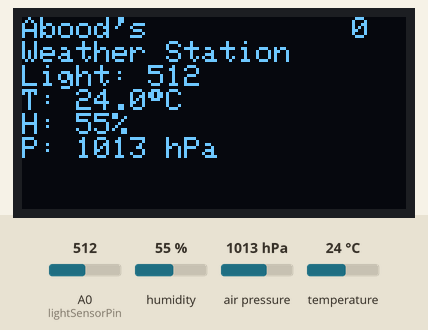
This program was run on a simulated ESP8266 (NodeMCU). Shown: 128×64 one-colour display. The inputs (shaded band) are chosen by the test bench; at power-on: humidity 55 %, A0 (lightSensorPin) = 512, air pressure 1013 hPa, temperature 24 °C. WiFi joins after 1.5 s; servers stay silent unless stated; the local clock reads 2024-03-15 10:24:30 at power-on unless the program sets it; no MQTT or app messages arrive unless stated; what the program prints to the serial monitor is not drawn.

Above: at 4.8 s.
4.9 s: humidity set to 22 %
At 5.7 s:
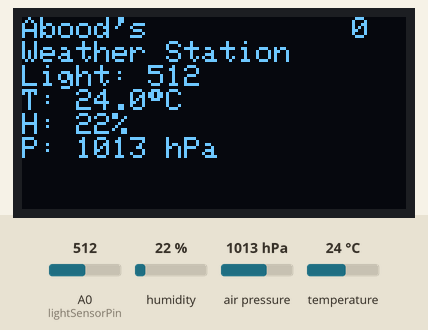
6.5 s: A0 (lightSensorPin) set to 716
At 7.9 s:
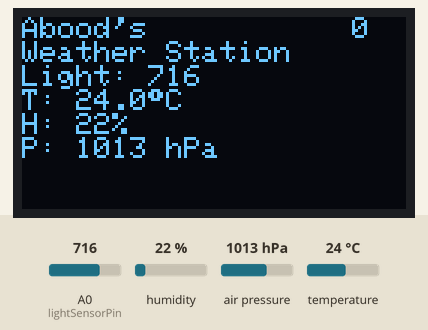
8.3 s: air pressure set to 952 hPa
At 9.9 s:
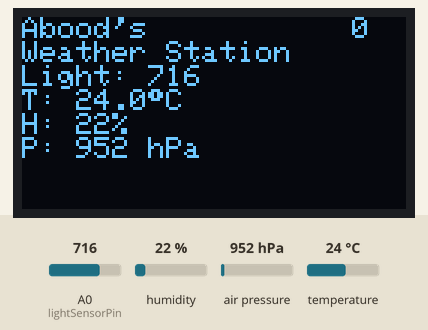
10.2 s: temperature set to 12 °C
At 11.0 s:
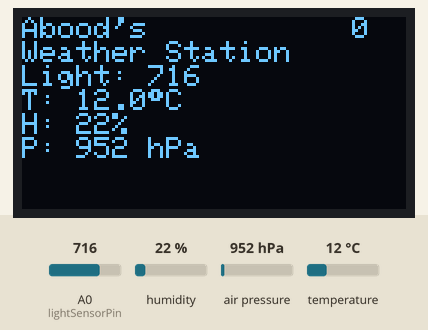
12.0 s: A0 (lightSensorPin) set to 992
At 13.2 s:
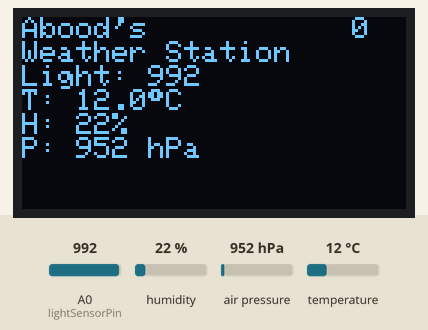
13.8 s: A0 (lightSensorPin) set to 306
At 15.3 s:
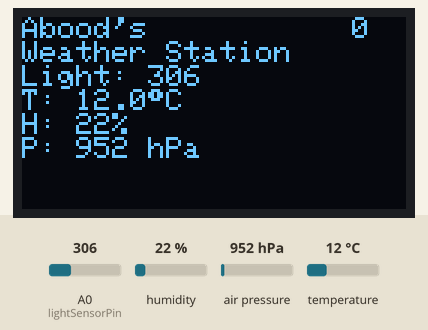
Timing chart, 0 to 16.6 s (numbered marks = the images above; inputs shaded):
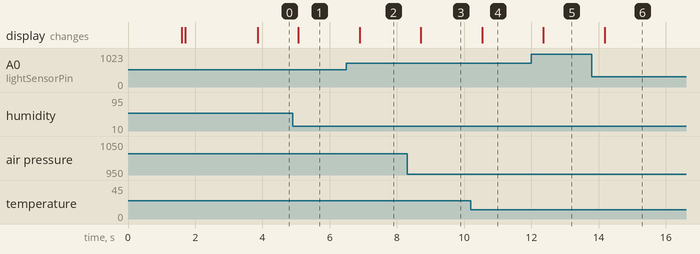

The program:

main.cpp
```cpp
#include <Wire.h>
#include <Adafruit_SSD1306.h>
#include <Adafruit_GFX.h>
#include <Adafruit_AHTX0.h>
#include <Adafruit_BMP280.h>

#include <ESP8266WiFi.h>
#include <PubSubClient.h> // library that allows your microcontroller to communicate with MQTT brokers
#include <NTPClient.h> // library for getting time from local NTP server

// WiFi setup
const char* ssid = "Orange-4E82";
const char* password = "5C386H24X6";

// MQTT broker (local)
const char* mqtt_server = "192.168.0.2";

WiFiClient espClient;
PubSubClient client(espClient);

// NTP
const char* ntpServer = "192.168.0.2";

// OLED
#define SCREEN_WIDTH 128
#define SCREEN_HEIGHT 64
#define OLED_RESET -1
Adafruit_SSD1306 display(SCREEN_WIDTH, SCREEN_HEIGHT, &Wire, OLED_RESET);

// Sensors
Adafruit_AHTX0 aht;
Adafruit_BMP280 bmp;

const int lightSensorPin = A0;

// ---------- WIFI ----------
void setup_wifi() {
  delay(10);
  WiFi.begin(ssid, password);
  Serial.print("Connecting to WiFi");
  while (WiFi.status() != WL_CONNECTED) {
    delay(500);
    Serial.print(".");
  }
  Serial.println("\nWiFi connected, IP: ");
  Serial.println(WiFi.localIP());
}

// ---------- MQTT ----------
void reconnect() {
  if (!client.connected()) {
    Serial.print("Attempting MQTT connection...");
    if (client.connect("ESP8266Client")) {
      Serial.println("connected");
    } else {
      Serial.print("failed, rc=");
      Serial.println(client.state());
    }
  }
}

// ---------- BUFFER FOR UNSENT DATA ----------
#define MAX_BUFFER 150   // store up to 150 messages in memory
String messageBuffer[MAX_BUFFER];
int bufferCount = 0;

void pushToBuffer(String payload) {
  if (bufferCount < MAX_BUFFER) {
    messageBuffer[bufferCount++] = payload;
    Serial.println("Stored in buffer, count=" + String(bufferCount));
  } else {
    Serial.println("Buffer full, dropping data!");
  }
}

void flushBuffer() {
  if (client.connected() && bufferCount > 0) {
    for (int i = 0; i < bufferCount; i++) {
      client.publish("weather/data", messageBuffer[i].c_str());
      delay(100); // avoid flooding broker
    }
    bufferCount = 0; // reset after sending
    Serial.println("Buffer flushed.");
  }
}

// ---------- SETUP ----------
void setup() {
  Serial.begin(9600);
  Wire.begin(12, 14); // D6(GPIO12) = SDA and D5(GPIO14) = SCL

  // Display
  if (!display.begin(SSD1306_SWITCHCAPVCC, 0x3C)) {
    Serial.println("OLED not found");
    while (1);
  }

  display.clearDisplay();
  display.setTextSize(1);
  display.setTextColor(SSD1306_WHITE);
  display.setCursor(0, 0);

  // WiFi
  display.println("Connecting to WiFi...");
  display.display();

  setup_wifi();
  client.setServer(mqtt_server, 1883);

  display.println("WiFi connected.");
  display.display();

  // NTP
  display.println("Syncing time...");
  display.display();
  const long gmtOffset_sec = 0;
  const int daylightOffset_sec = 0;
  configTime(gmtOffset_sec, daylightOffset_sec, ntpServer);

  struct tm timeinfo;
  while (!getLocalTime(&timeinfo)) {
    delay(500);
  }
  display.println("Time synced!");
  display.display();

  // Initialize sensors
  display.println("Setting up sensors...");
  display.display();

  if (!aht.begin()) { // Adresse automatically set to 0x38
    Serial.println("AHT20 not found");
    display.println("AHT20 failed");
    display.display();
    while (1);
  }

  if (!bmp.begin(0x77)) { // Manually set adresse to 0x76 or 0x77
    Serial.println("BMP280 not found");
    display.println("BMP280 failed");
    display.display();
    while (1);
  }

  display.println("Sensors ready!");
  display.display();
  delay(2000);
}

// ---------- LOOP ----------
void loop() {
  if (!client.connected()) reconnect();
  client.loop();

  // Get current time
  struct tm timeinfo;
  getLocalTime(&timeinfo);

  int currentMinute = timeinfo.tm_min;
  int currentSecond = timeinfo.tm_sec;

  // Convert struct tm to UNIX timestamp
  time_t timestamp = mktime(&timeinfo);

  // collect sensor data
  sensors_event_t humidity, temp;
  aht.getEvent(&humidity, &temp);
  int lightLevel = analogRead(lightSensorPin);
  float pressure = bmp.readPressure() / 100.0F;

  // display on OLED
  display.clearDisplay();
  display.setCursor(0, 0);
  display.println("Abood's");
  display.println("Weather Station");
  display.print("Light: "); display.println(lightLevel);
  display.print("T: "); display.print(temp.temperature, 1); display.print( (char)247); display.println("C");
  display.print("H: "); display.print(humidity.relative_humidity, 0);display.println("%");
  display.print("P: "); display.print(pressure, 0); display.println(" hPa");
  display.setCursor(display.width()-6*3,0); // 6px per char
  display.print(bufferCount);
  display.display();

  // If it's a multiple of 5 minutes and second == 0, publish
  if (currentMinute % 5 == 0 && currentSecond <= 2) {
    // prepare payload
    char payload[256];
    snprintf(payload, sizeof(payload),
      "{\"timestamp\":%ld,\"light\":%d,\"humidity\":%.1f,"
      "\"t\":%.1f,\"pressure\":%.1f}",
      (long)timestamp,
      lightLevel,
      humidity.relative_humidity,
      temp.temperature,
      pressure
    );

    // Try publishing
    if (client.connected()) {
      flushBuffer(); // send any stored messages
      client.publish("weather/data", payload);
    } else {
      pushToBuffer(String(payload));
    }

    // Wait until we are out of this second to avoid publishing multiple times
    delay(3000);
  }

  delay(500);
}
```

Measured:
- after the input at 4.9 s, the display: changes after 0.17 s (image 1)
- after the input at 6.5 s, the display: changes after 0.39 s (image 2)
- after the input at 8.3 s, the display: changes after 0.41 s (image 3)
- after the input at 10.2 s, the display: changes after 0.33 s (image 4)
- after the input at 12.0 s, the display: changes after 0.35 s (image 5)
- after the input at 13.8 s, the display: changes after 0.38 s (image 6)
